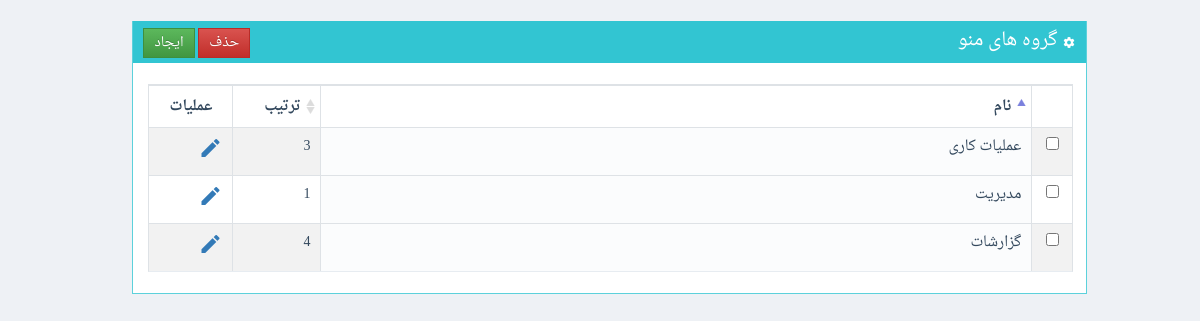
The app's page /www/sadaf/ManageSystemFacilityGroups.php (signed in) with its own data.
### tables this page shows
CREATE TABLE  `SystemFacilityGroups` (
  `GroupID` int(11) NOT NULL AUTO_INCREMENT,
  `GroupName` varchar(145) DEFAULT NULL,
  `OrderNo` int(11) DEFAULT NULL,
  PRIMARY KEY (`GroupID`)
);

### www/shares/pdodb.class.php (called while the page is built, shortened)
<?php
class pdodb {
  private $dsn;
  private $pdo;
  static  $pdoinstance = false;
  private function __construct($_host = "", $_user = "", $_pass = "", $_default_db = "",$_driver="",$debug=self::DEBUG_MODE) {
    $this->dsn = "mysql:dbname=$_default_db;host=$_host";
  }
  public static function getInstance($_host = "", $_user = "", $_pass = "", $_default_db = "",$_driver="") {
    if ("" == $_driver)      $_driver = sys_config::$db_server['driver'];
    if ("" == $_host)        $_host = sys_config::$db_server['host'];
    if ("" == $_user)        $_user = sys_config::$db_server['user'];
    if ("" == $_pass)        $_pass = sys_config::$db_server['pass'];
    if ("" == $_default_db)  $_default_db = sys_config::$db_server['database'];
    if (!@pdodb::$pdoinstance[$_host.$_user.$_default_db]) {
      pdodb::$pdoinstance[$_host.$_user.$_default_db] = new pdodb($_host,$_user,$_pass,$_default_db,$_driver);
    }
    return pdodb::$pdoinstance[$_host.$_user.$_default_db];
  }
  private function connect($_driver = "", $_host = "", $_user = "", $_pass = "", $_default_db = "",$debug=self::DEBUG_MODE) {
    try{
      $this->pdo = new pdo($this->dsn , $_user , $_pass, array(PDO::MYSQL_ATTR_INIT_COMMAND =>  "SET NAMES utf8") );
      return $this->pdo;
    }
    catch (PDOException $e) {
      print (self::PDO_CONNECTION_ERROR);
      print ($e->getMessage());
      if ($debug) $this->backtrace();
      exit();
    }
  }
  function Execute($sqlstr,$fetch_mode=PDO::FETCH_ASSOC,$debug=self::DEBUG_MODE) {
    $trans = array(self::ARABIC_YA => self::PERSIAN_YA , self::ARABIC_KAF => self::PERSIAN_KAF);
    $this->statement = $this->pdo->query(strtr($sqlstr,$trans));
    $error_info = $this->pdo->errorInfo();
    return $this->statement;
  }
}
?>

### www/sadaf/classes/SystemFacilityGroups.class.php (called while the page is built, shortened)
<?php
class manage_SystemFacilityGroups
{
	static function GetList()
	{
		$mysql = pdodb::getInstance();
		$k=0;
		$ret = array();
		$query = "select SystemFacilityGroups.GroupID
				,SystemFacilityGroups.GroupName
				,SystemFacilityGroups.OrderNo from sadaf.SystemFacilityGroups  ";
		$res = $mysql->Execute($query);
		while($rec=$res->fetch())
		{
			$ret[$k] = new be_SystemFacilityGroups();
			$ret[$k]->GroupID=$rec["GroupID"];
			$ret[$k]->GroupName=$rec["GroupName"];
			$ret[$k]->OrderNo=$rec["OrderNo"];
			$k++;
		}
		return $ret;
	}
}
?>

### www/sadaf/ManageSystemFacilityGroups.php (the view, shortened to what this page needs)
<?php
include("classes/SystemFacilityGroups.class.php");
?>
<form method="post" id="f1" name="f1" >
<div class="container-fluid">
</form>
<?php
$res = manage_SystemFacilityGroups::GetList();
?>
<br>
<div class="row">
<div class="col-1" ></div>
<div class="col-10">
	<div class="portlet box green">
		<div class="portlet-title">
			<div class="actions">
				<input type="button" class="btn btn-success btn-sm" onclick="javascript: ResetForm(); $('#DataEntryForm').modal();" value="ایجاد">
				<input type="button" class="btn btn-danger btn-sm" data-toggle="confirmation"
					data-btn-ok-label="بلی"
					data-btn-ok-class="btn-success"
				data-btn-ok-icon-class="material-icons" data-btn-ok-icon-content="check"
				data-btn-cancel-label="خیر" data-btn-cancel-class="btn-danger"
				data-btn-cancel-icon-class="material-icons" data-btn-cancel-icon-content="close"
				data-title="آیا مطمئن هستید؟" data-content=""
				value="حذف">
			</div>
			<div class="caption">
			<i class="material-icons">settings</i>
				گروه های منو
			</div>
		</div>
		<div class="portlet-body">
			<form id="ListForm" name="ListForm" method="post">
			<table class="table table-striped table-bordered table-hover table-checkable order-column" id="FacilityGroupList">
			<thead>
				<th >&nbsp;</th>
				<th > نام </th>
				<th > ترتیب </th>
				<th > عملیات </th>
			</thead>
			<tbody>
			<?
			for($k=0; $k<count($res); $k++)
			{
				echo "<tr>";
				echo "<td>";
				echo "<input type=\"checkbox\" name=\"ch_".$res[$k]->GroupID."\">";
				echo "</td>";
				echo "	<td>".htmlentities($res[$k]->GroupName, ENT_QUOTES, 'UTF-8')."</td>";
				echo "	<td>".htmlentities($res[$k]->OrderNo, ENT_QUOTES, 'UTF-8')."</td>";
				echo "	<td>";
				echo "<a href='javascript: SetRecordForUpdate(".$res[$k]->GroupID.")'>";
				echo "<i class='material-icons'>edit</i>";
				echo "</a>";
				echo "</td>";
				echo "</tr>";
			}
			?>
			</tbody>
			</table>
		</div>
	</div>
</div>
<div class="col-1" ></div>
</div>
</html>

### www/sadaf/css/plugins-rtl.css (style rules this page uses)
.table-checkable tr > th:first-child, .table-checkable tr > td:first-child { text-align: center; max-width: 50px; min-width: 40px; padding-right: 0; padding-left: 0; }
table.dataTable thead th, table.dataTable thead td { padding: 10px 20px; border-bottom: 2px solid #e7ecf1; outline: none !important; }
table.dataTable.no-footer { border-bottom-color: #e7ecf1; }
table.dataTable td.sorting_1, table.dataTable td.sorting_2, table.dataTable td.sorting_3, table.dataTable th.sorting_1, table.dataTable th.sorting_2, table.dataTable th.sorting_3 { background: #fbfcfd !important; }
table.dataTable thead .sorting, table.dataTable thead .sorting_asc, table.dataTable thead .sorting_desc, table.dataTable thead .sorting_asc_disabled, table.dataTable thead .sorting_desc_disabled { cursor: pointer; }
table.dataTable thead .sorting:after, table.dataTable thead .sorting_asc:after, table.dataTable thead .sorting_desc:after, table.dataTable thead .sorting_asc_disabled:after, table.dataTable thead .sorting_desc_disabled:after { display: none; }
table.dataTable thead .sorting { background: url("../images/sort_both.png") no-repeat center right; }
table.dataTable thead .sorting_asc { background: url("../images/sort_asc.png") no-repeat center right; }

### www/sadaf/css/lab.css (style rules this page uses)
* { font-family:DroidNaskh,verdana,tahoma }
.material-icons { font-family: 'Material Icons'; font-weight: normal; font-style: normal; font-size: 24px; line-height: 1; letter-spacing: normal; text-transform: none; display: inline-block; white-space: nowrap; word-wrap: normal; direction: ltr; -moz-font-feature-settings: 'liga'; -moz-osx-font-smoothing: grayscale; }
table { direction: rtl; }
.page-content { background: #eef1f5; margin-right: 0px; margin-left: 19px; margin-top: 0px; margin-bottom: 0px; }

### records on screen
systemfacilitygroups: GroupName "مدیریت", OrderNo "1"
systemfacilitygroups: GroupName "عملیات کاری", OrderNo "3"
systemfacilitygroups: GroupName "گزارشات", OrderNo "4"
